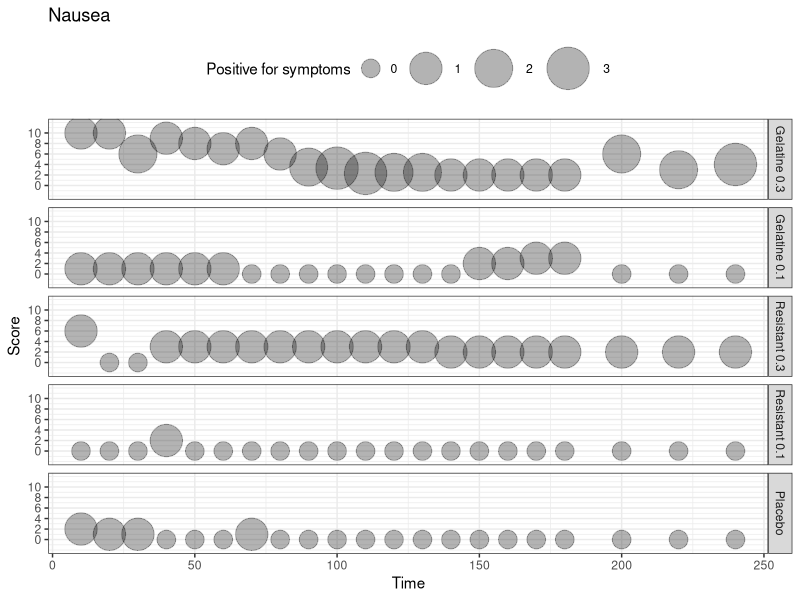
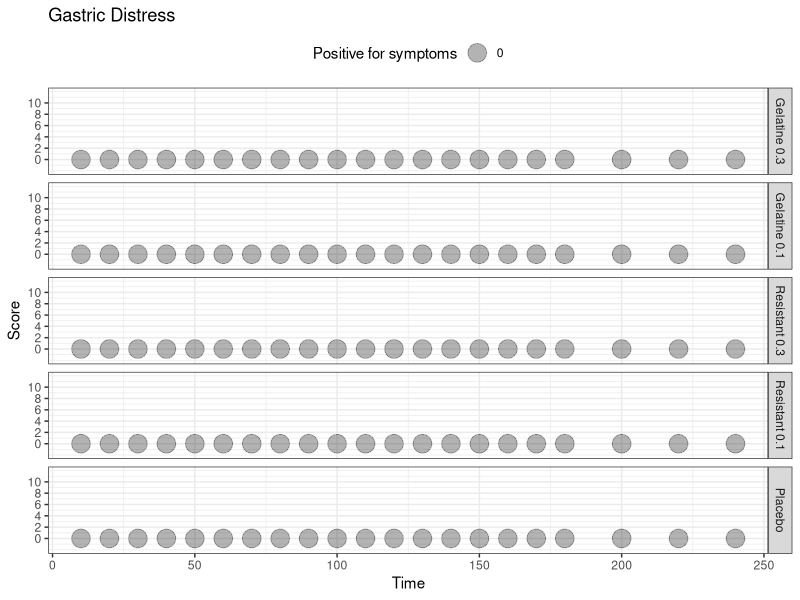
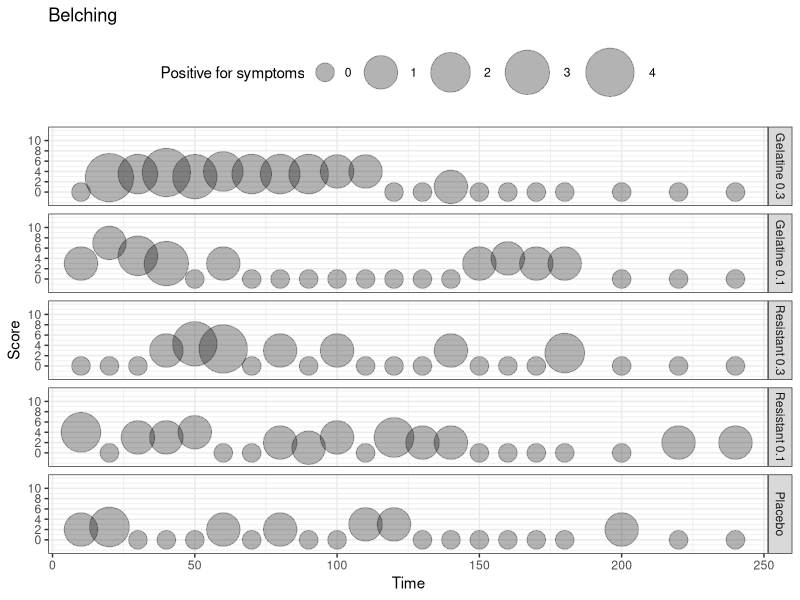
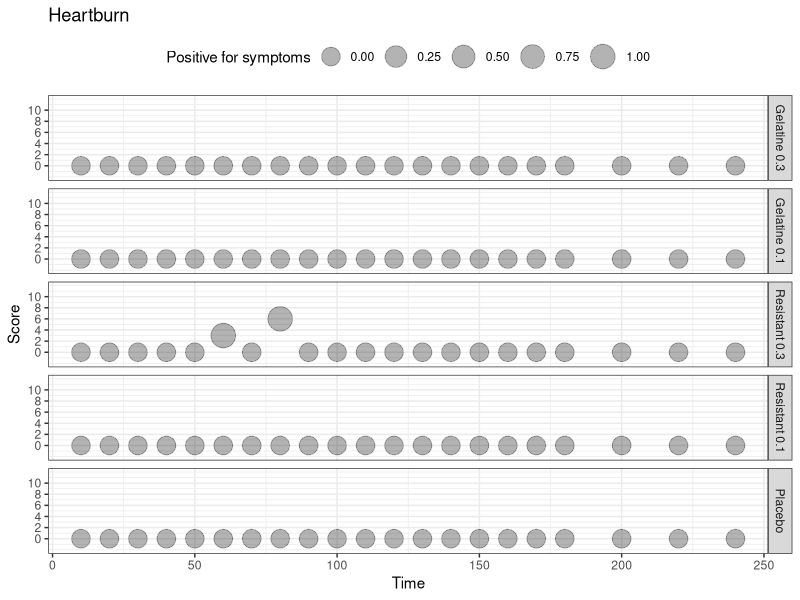
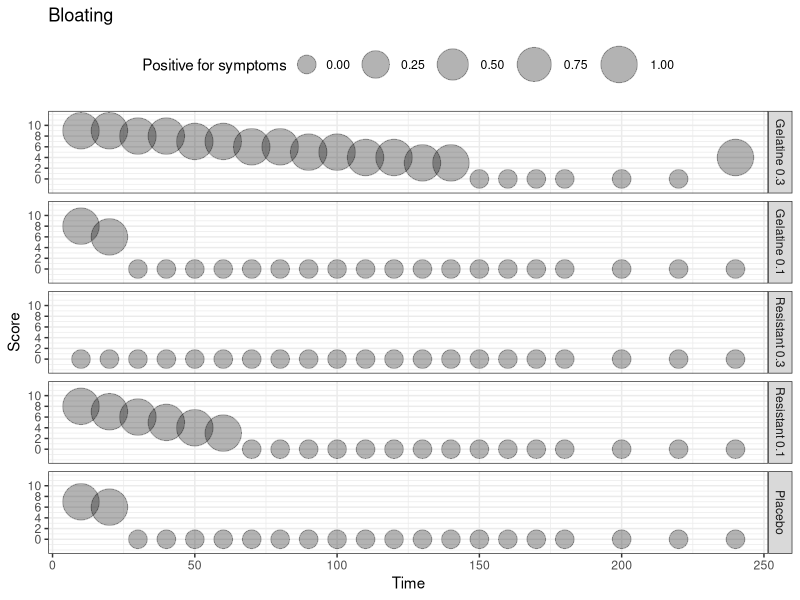
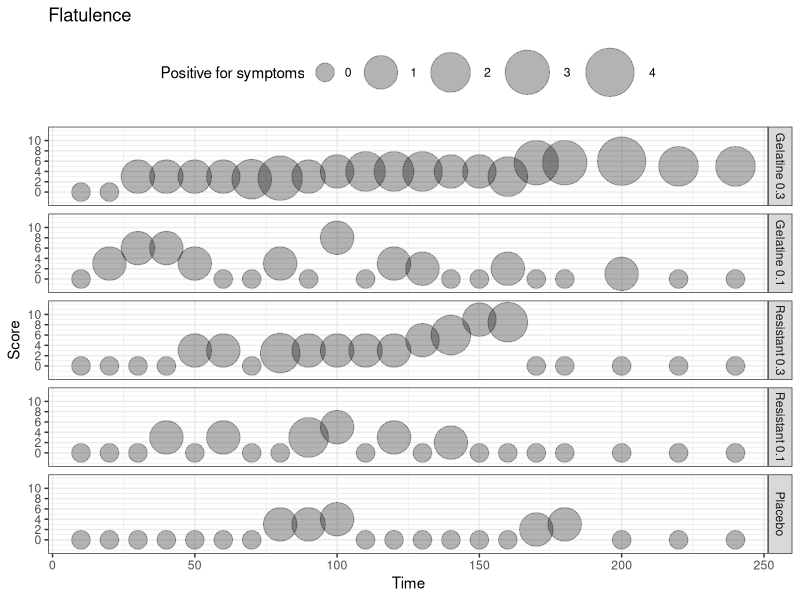
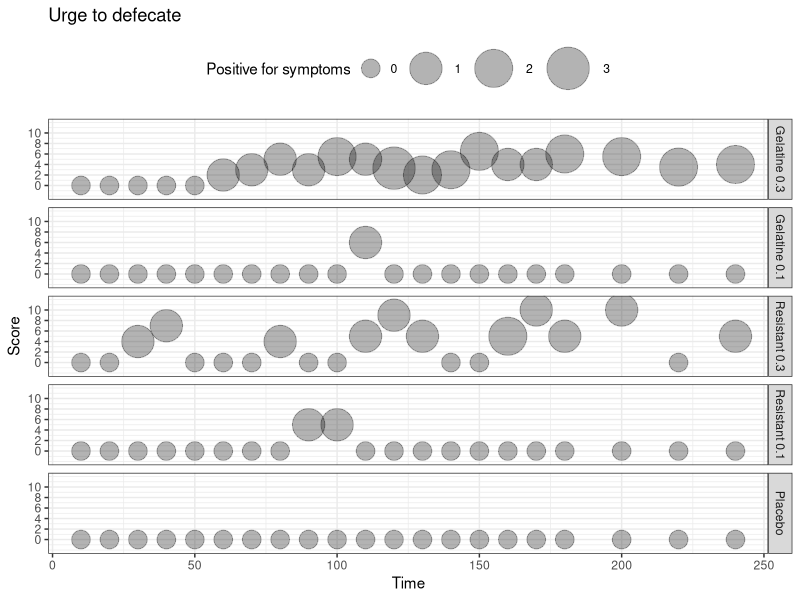
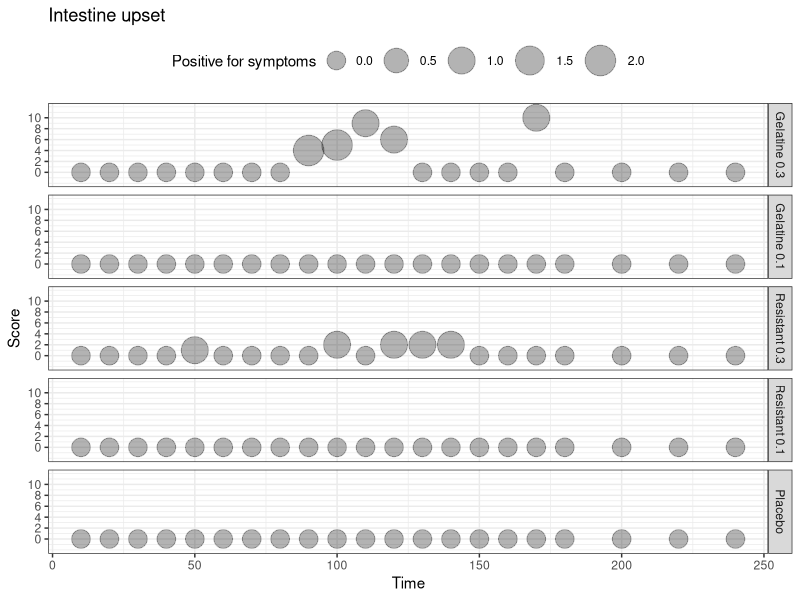

Write R code to recreate these figures, in order.
# Libraries
library(tidyverse)

# Load and preprocessing ----------------------------------------------------------------------
data <- read_delim(
  "data_bubleplot.csv",
  delim = ";",
  escape_double = FALSE,
  trim_ws = TRUE
)

# Create condition color
data <-
  data |>
  mutate(Condition = factor(
    Condition,
    levels = c(
      "Gelatine 0.3",
      "Gelatine 0.1",
      "Resistant 0.3",
      "Resistant 0.1",
      "Placebo"
    )
  ))

glimpse(data)

# Basic Bubble plot
# data |>
#   ggplot(aes(
#     x = Time,
#     y = score_nausea,
#     size = size_nausea,
#   )) +
#   geom_point(alpha = 0.3,
#              shape = 21,
#              fill = "black",
#              color = "black") +
#   scale_size(range = c(2, 8),
#              name = "Positive for symptoms") +
#   scale_y_continuous(
#     limits = c(-2, 12),
#     breaks = c(0, 2, 4, 6, 8, 10),
#     labels = c("0", "2", "4", "6", "8", "10")
#   ) +
#   ylab("Score") +
#   xlab("Time") +
#   theme_bw() +
#   theme(
#     legend.position = "top"
#   ) +
#   facet_grid(Condition ~ .)

# all vars plots ------------------------------------------------------------------------------
# Nausea
nausea <-
  data |>
  ggplot(aes(x = Time,
             y = score_nausea,
             size = size_nausea)) +
  geom_point(
    alpha = 0.3,
    shape = 21,
    fill = "black",
    color = "black"
  ) +
  scale_size(range = c(6, 14),
             name = "Positive for symptoms") +
  scale_y_continuous(
    limits = c(-2, 12),
    breaks = c(0, 2, 4, 6, 8, 10),
    labels = c("0", "2", "4", "6", "8", "10")
  ) +
  ylab("Score") +
  xlab("Time") +
  labs(title = "Nausea") +
  theme_bw() +
  theme(legend.position = "top") +
  facet_grid(Condition ~ .)

nausea

# Gastric Distress
gastric_distress <-
  data |>
  ggplot(aes(x = Time,
             y = score_gatric_distress,
             size = size_gatric_distress)) +
  geom_point(
    alpha = 0.3,
    shape = 21,
    fill = "black",
    color = "black"
  ) +
  scale_size(range = c(6, 6),
             name = "Positive for symptoms") +
  scale_y_continuous(
    limits = c(-2, 12),
    breaks = c(0, 2, 4, 6, 8, 10),
    labels = c("0", "2", "4", "6", "8", "10")
  ) +
  ylab("Score") +
  xlab("Time") +
  labs(title = "Gastric Distress") +
  theme_bw() +
  theme(legend.position = "top") +
  facet_grid(Condition ~ .)

gastric_distress

# Belching
bealching <-
  data |>
  ggplot(aes(x = Time,
             y = score_belching,
             size = size_belching)) +
  geom_point(
    alpha = 0.3,
    shape = 21,
    fill = "black",
    color = "black"
  ) +
  scale_size(range = c(6, 16),
             name = "Positive for symptoms") +
  scale_y_continuous(
    limits = c(-2, 12),
    breaks = c(0, 2, 4, 6, 8, 10),
    labels = c("0", "2", "4", "6", "8", "10")
  ) +
  ylab("Score") +
  xlab("Time") +
  labs(title = "Belching")+
  theme_bw() +
  theme(legend.position = "top") +
  facet_grid(Condition ~ .)

bealching

# Heartburn
heartburn <-
  data |>
  ggplot(aes(x = Time,
             y = score_heartnurn,
             size = size_heartnurn)) +
  geom_point(
    alpha = 0.3,
    shape = 21,
    fill = "black",
    color = "black"
  ) +
  scale_size(range = c(6, 8),
             name = "Positive for symptoms") +
  scale_y_continuous(
    limits = c(-2, 12),
    breaks = c(0, 2, 4, 6, 8, 10),
    labels = c("0", "2", "4", "6", "8", "10")
  ) +
  ylab("Score") +
  xlab("Time") +
  labs(title = "Heartburn")+
  theme_bw() +
  theme(legend.position = "top") +
  facet_grid(Condition ~ .)

heartburn

# Bloating
bloating <-
  data |>
  ggplot(aes(x = Time,
             y = score_bloating,
             size = size_bloating)) +
  geom_point(
    alpha = 0.3,
    shape = 21,
    fill = "black",
    color = "black"
  ) +
  scale_size(range = c(6, 12),
             name = "Positive for symptoms") +
  scale_y_continuous(
    limits = c(-2, 12),
    breaks = c(0, 2, 4, 6, 8, 10),
    labels = c("0", "2", "4", "6", "8", "10")
  ) +
  ylab("Score") +
  xlab("Time") +
  labs(title = "Bloating") +
  theme_bw() +
  theme(legend.position = "top") +
  facet_grid(Condition ~ .)

bloating

# Flatulence
flatulence <-
  data |>
  ggplot(aes(x = Time,
             y = score_flatulence,
             size = size_flatulence)) +
  geom_point(
    alpha = 0.3,
    shape = 21,
    fill = "black",
    color = "black"
  ) +
  scale_size(range = c(6, 16),
             name = "Positive for symptoms") +
  scale_y_continuous(
    limits = c(-2, 12),
    breaks = c(0, 2, 4, 6, 8, 10),
    labels = c("0", "2", "4", "6", "8", "10")
  ) +
  ylab("Score") +
  xlab("Time") +
  labs(title = "Flatulence") +
  theme_bw() +
  theme(legend.position = "top") +
  facet_grid(Condition ~ .)

flatulence

# Urge to defecate
urge_defecate <-
  data |>
  ggplot(aes(x = Time,
             y = score_urge_defecate,
             size = size_urge_defecate)) +
  geom_point(
    alpha = 0.3,
    shape = 21,
    fill = "black",
    color = "black"
  ) +
  scale_size(range = c(6, 14),
             name = "Positive for symptoms") +
  scale_y_continuous(
    limits = c(-2, 12),
    breaks = c(0, 2, 4, 6, 8, 10),
    labels = c("0", "2", "4", "6", "8", "10")
  ) +
  ylab("Score") +
  xlab("Time") +
  labs(title = "Urge to defecate") +
  theme_bw() +
  theme(legend.position = "top") +
  facet_grid(Condition ~ .)

urge_defecate

# Intestine upset
intestine_upset <-
  data |>
  ggplot(aes(x = Time,
             y = score_intestine_upset,
             size = size_intestine_upset)) +
  geom_point(
    alpha = 0.3,
    shape = 21,
    fill = "black",
    color = "black"
  ) +
  scale_size(range = c(6, 10),
             name = "Positive for symptoms") +
  scale_y_continuous(
    limits = c(-2, 12),
    breaks = c(0, 2, 4, 6, 8, 10),
    labels = c("0", "2", "4", "6", "8", "10")
  ) +
  ylab("Score") +
  xlab("Time") +
  labs(title = "Intestine upset") +
  theme_bw() +
  theme(legend.position = "top") +
  facet_grid(Condition ~ .)

intestine_upset

# Dizziness
dizziness <-
  data |>
  ggplot(aes(x = Time,
             y = score_dizziness,
             size = size_dizziness)) +
  geom_point(
    alpha = 0.3,
    shape = 21,
    fill = "black",
    color = "black"
  ) +
  scale_size(range = c(6, 8),
             name = "Positive for symptoms") +
  scale_y_continuous(
    limits = c(-2, 12),
    breaks = c(0, 2, 4, 6, 8, 10),
    labels = c("0", "2", "4", "6", "8", "10")
  ) +
  ylab("Score") +
  xlab("Time") +
  labs(title = "Dizziness") +
  theme_bw() +
  theme(legend.position = "top") +
  facet_grid(Condition ~ .)

dizziness

# Headache
headache <-
  data |>
  ggplot(aes(x = Time,
             y = score_headache,
             size = size_headache)) +
  geom_point(
    alpha = 0.3,
    shape = 21,
    fill = "black",
    color = "black"
  ) +
  scale_size(range = c(6, 16),
             name = "Positive for symptoms") +
  scale_y_continuous(
    limits = c(-2, 12),
    breaks = c(0, 2, 4, 6, 8, 10),
    labels = c("0", "2", "4", "6", "8", "10")
  ) +
  ylab("Score") +
  xlab("Time") +
  labs(title = "Headache") +
  theme_bw() +
  theme(legend.position = "top") +
  facet_grid(Condition ~ .)

headache



